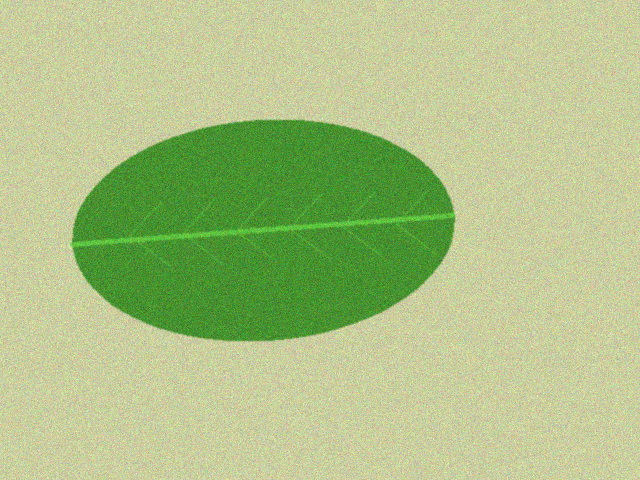
#> input picture data/sintetis/citra/teh_001.png, 640 x 480 px
$ jupyter execute --allow-errors B1_lingkungan_Syifa_Humaira.ipynb   (shell and % lines are left out)
#> lines starting #> are read from the running program, lines starting #| are printed output that depends on the picture
### src/utils_cv.py
"""utils_cv.py: fungsi bantu yang dipakai ulang sepanjang semester."""
import cv2
import numpy as np
import matplotlib.pyplot as plt


def baca(path):
    """Membaca citra dan langsung memberi pesan jelas bila gagal."""
    img = cv2.imread(path)
    if img is None:
        raise FileNotFoundError(f"Citra tidak ditemukan: {path}")
    return img


# [36 lines left out: functions tampil, kontras_bercak, statistik, not called in this run]

### B1_lingkungan_Syifa_Humaira.ipynb
<a href="https://colab.research.google.com/github/syifahumaira17/simuteh-2330511079/blob/main/B1_lingkungan_Syifa_Humaira.ipynb" target="_parent"></a>

[cell 1]
from google.colab import files

uploaded = files.upload()
#> the answer given: teh_001.png

[cell 2]
import zipfile
import os

nama_zip = "Kode_Awal_SIMUTEH_Syifa_2330511079.zip"

#> (the rest of this cell did not finish here and is left out)

[cell 3]
import os

print("Lokasi sekarang:", os.getcwd())
print("Isi folder:", os.listdir())

[cell 4]
import os

for root, dirs, files in os.walk("/content/simuteh-2330511079"):
    for file in files:
        if file == "buat_dataset_sintetis.py":
            print("File ditemukan di:", os.path.join(root, file))

[cell 5]
%cd /content/simuteh-2330511079/simuteh_awal_syifa

[cell 6]
import os

folder = "data/sintetis"

print("ISI DATASET SIMUTEH\n")

#> (the rest of this cell did not finish here and is left out)

[cell 7]
import pandas as pd

#> (the rest of this cell did not finish here and is left out)

#> (a cell that did not finish here is left out)

[cell 9]
import cv2
import matplotlib.pyplot as plt

gambar = cv2.imread("data/sintetis/citra/teh_001.png")
#> gambar is the input picture: shape (480, 640, 3); mean B, G, R 135, 194.1, 173.8
gambar = cv2.cvtColor(gambar, cv2.COLOR_BGR2RGB)

plt.figure(figsize=(6, 6))
plt.imshow(gambar)
plt.title("Contoh Dataset Daun Teh")
plt.axis("off")
plt.show()

[cell 10]
import os

# Membuat folder yang dibutuhkan
for folder in ["notebook", "hasil", "laporan"]:
    os.makedirs(folder, exist_ok=True)

print("Folder utama:")
print(os.listdir())

print("\nIsi folder src:")
print(os.listdir("src"))

[cell 11]
import sys
import cv2
import numpy as np
import skimage
import matplotlib.pyplot as plt

from src.utils_cv import baca, tampil

print("OpenCV:", cv2.__version__)
print("NumPy:", np.__version__)
print("Scikit-image:", skimage.__version__)

img = baca("data/sintetis/citra/teh_041.png")
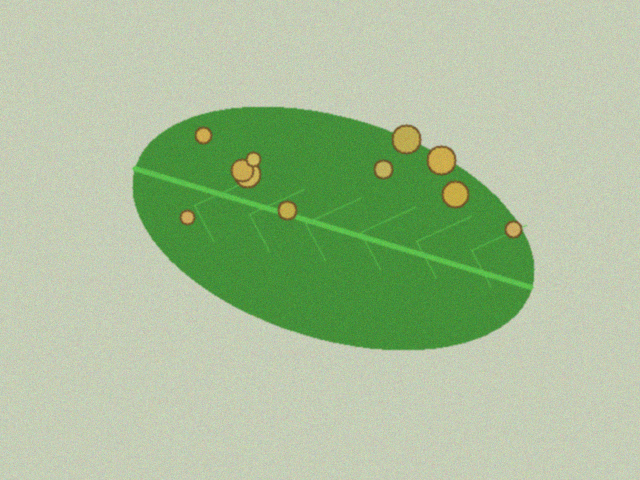
#> input picture data/sintetis/citra/teh_041.png, 640 x 480 px
#> in baca, img is the input picture: shape (480, 640, 3); mean B, G, R 152.9, 190.9, 168.3

print("Shape:", img.shape)
#| Shape: (480, 640, 3)
print("Dtype:", img.dtype)
#| Dtype: uint8
print("Min-maks:", img.min(), img.max())
#| Min-maks: 23 236
print("Piksel (y=100, x=200) BGR:", img[100, 200])
#| Piksel (y=100, x=200) BGR: [186 201 200]

[cell 12]
plt.figure(figsize=(10, 4))

plt.subplot(1, 2, 1)
plt.imshow(img)
plt.title("Tanpa konversi (salah)")

plt.subplot(1, 2, 2)
plt.imshow(cv2.cvtColor(img, cv2.COLOR_BGR2RGB))
plt.title("Dengan konversi BGR ke RGB")

plt.tight_layout()
plt.savefig("hasil/b1_bgr_rgb.png")
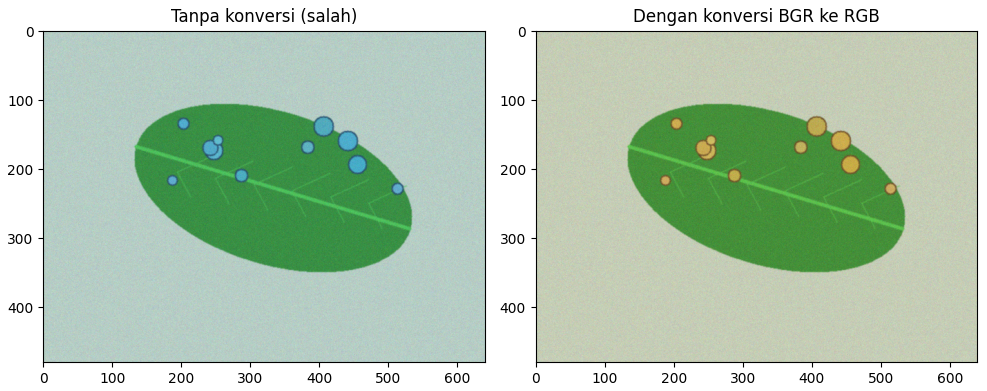
#> figure drawn by matplotlib, 2 panels; B, G, R data is drawn as R, G, B
plt.show()

**Problem Statement SIMUTEH**

Bagi petugas sortir daun teh yang mengalami kesulitan dalam membedakan kondisi daun berdasarkan tingkat bercaknya, SIMUTEH dibangun sebagai sistem pengolahan citra yang menerima foto daun teh dan menghasilkan informasi kelas mutu berupa Sehat, Bercak Ringan, atau Bercak Berat serta persentase luas bercak, sehingga dapat membantu proses penyortiran daun teh.

[cell 13]
import matplotlib.pyplot as plt
from matplotlib.patches import FancyBboxPatch

tahapan = [
    ("1. AKUISISI",
     "Input:\nFoto daun teh\n\nProses:\nPengambilan citra\n\nOutput:\nCitra daun teh"),

    ("2. PRAPEMROSESAN",
     "Input:\nCitra daun teh\n\nProses:\nPerbaikan warna,\ncahaya, dan derau\n\nOutput:\nCitra lebih baik"),

    ("3. SEGMENTASI",
     "Input:\nCitra hasil praproses\n\nProses:\nPemisahan area daun\ndan bercak\n\nOutput:\nMask daun dan bercak"),

    ("4. EKSTRAKSI CIRI",
     "Input:\nArea daun dan bercak\n\nProses:\nPengambilan ciri\nwarna dan bentuk\n\nOutput:\nFitur citra"),

    ("5. KLASIFIKASI",
     "Input:\nFitur citra\n\nProses:\nPenentuan kelas mutu\n\nOutput:\nSehat, bercak ringan,\natau bercak berat"),

    ("6. INTERPRETASI",
     "Input:\nHasil klasifikasi\n\nProses:\nPenyajian hasil\n\nOutput:\nKelas mutu dan\npersentase bercak")
]

fig, ax = plt.subplots(figsize=(20, 7))
ax.set_xlim(0, 20)
ax.set_ylim(0, 7)
ax.axis("off")

for i, (judul, isi) in enumerate(tahapan):
    x = 0.2 + i * 3.3

    kotak = FancyBboxPatch(
        (x, 1.7), 2.8, 4.2,
        boxstyle="round,pad=0.12",
        facecolor="#EAF2F8",
        edgecolor="#34495E",
        linewidth=1.5
    )

    ax.add_patch(kotak)

    ax.text(
        x + 1.4, 5.35, judul,
        ha="center", va="center",
        fontsize=10, fontweight="bold"
    )

    ax.text(
        x + 1.4, 3.65, isi,
        ha="center", va="center",
        fontsize=9
    )

    if i < 5:
        ax.annotate(
            "",
            xy=(x + 3.25, 3.8),
            xytext=(x + 2.85, 3.8),
            arrowprops=dict(arrowstyle="->", lw=1.8)
        )

plt.title(
    "PIPELINE SISTEM SIMUTEH",
    fontsize=16,
    fontweight="bold",
    pad=15
)

plt.savefig("hasil/b1_pipeline.png",
            dpi=300, bbox_inches="tight")
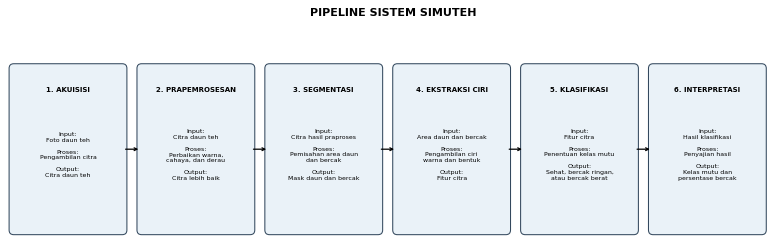
#> figure drawn by matplotlib, 1 panel
plt.show()

[cell 14]
from google.colab import userdata
import subprocess
import base64

token = userdata.get("GITHUB_TOKEN")

auth = base64.b64encode(
    f"x-access-token:{token}".encode()
).decode()

subprocess.run(
    [
        "git",
        "-c",
        f"http.extraheader=AUTHORIZATION: basic {auth}",
        "push",
        "-u",
        "origin",
        "main"
    ],
    check=True
)
#> (this line was passed over: subprocess is not available in this run)
